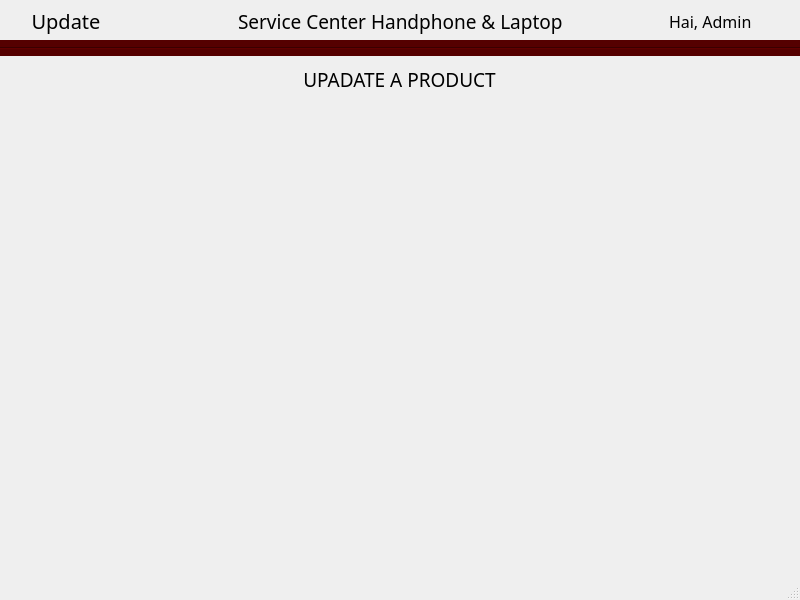
<?xml version="1.0" encoding="UTF-8"?>
<ui version="4.0">
 <class>MainWindow</class>
 <widget class="QMainWindow" name="MainWindow">
  <property name="geometry">
   <rect>
    <x>0</x>
    <y>0</y>
    <width>800</width>
    <height>600</height>
   </rect>
  </property>
  <property name="windowTitle">
   <string>MainWindow</string>
  </property>
  <widget class="QWidget" name="centralwidget">
   <widget class="Line" name="line">
    <property name="geometry">
     <rect>
      <x>0</x>
      <y>40</y>
      <width>801</width>
      <height>16</height>
     </rect>
    </property>
    <property name="sizePolicy">
     <sizepolicy hsizetype="Fixed" vsizetype="Fixed">
      <horstretch>0</horstretch>
      <verstretch>0</verstretch>
     </sizepolicy>
    </property>
    <property name="font">
     <font>
      <pointsize>8</pointsize>
     </font>
    </property>
    <property name="styleSheet">
     <string notr="true">
background-color: rgb(85, 0, 0);</string>
    </property>
    <property name="lineWidth">
     <number>1</number>
    </property>
    <property name="orientation">
     <enum>Qt::Horizontal</enum>
    </property>
   </widget>
   <widget class="QWidget" name="layoutWidget">
    <property name="geometry">
     <rect>
      <x>0</x>
      <y>0</y>
      <width>801</width>
      <height>42</height>
     </rect>
    </property>
    <layout class="QHBoxLayout" name="horizontalLayout">
     <item>
      <widget class="QLabel" name="label_3">
       <property name="font">
        <font>
         <family>Lucida Calligraphy</family>
         <pointsize>15</pointsize>
        </font>
       </property>
       <property name="text">
        <string>Update</string>
       </property>
       <property name="alignment">
        <set>Qt::AlignCenter</set>
       </property>
      </widget>
     </item>
     <item>
      <spacer name="horizontalSpacer_2">
       <property name="orientation">
        <enum>Qt::Horizontal</enum>
       </property>
       <property name="sizeType">
        <enum>QSizePolicy::Fixed</enum>
       </property>
       <property name="sizeHint" stdset="0">
        <size>
         <width>100</width>
         <height>20</height>
        </size>
       </property>
      </spacer>
     </item>
     <item>
      <widget class="QLabel" name="label_2">
       <property name="font">
        <font>
         <family>Imprint MT Shadow</family>
         <pointsize>14</pointsize>
        </font>
       </property>
       <property name="text">
        <string>Service Center Handphone &amp; Laptop</string>
       </property>
      </widget>
     </item>
     <item>
      <spacer name="horizontalSpacer">
       <property name="orientation">
        <enum>Qt::Horizontal</enum>
       </property>
       <property name="sizeType">
        <enum>QSizePolicy::Minimum</enum>
       </property>
       <property name="sizeHint" stdset="0">
        <size>
         <width>100</width>
         <height>20</height>
        </size>
       </property>
      </spacer>
     </item>
     <item>
      <widget class="QLabel" name="label">
       <property name="font">
        <font>
         <family>Lucida Calligraphy</family>
         <pointsize>12</pointsize>
        </font>
       </property>
       <property name="text">
        <string>Hai, Admin</string>
       </property>
      </widget>
     </item>
    </layout>
   </widget>
   <widget class="QLabel" name="label_4">
    <property name="geometry">
     <rect>
      <x>0</x>
      <y>60</y>
      <width>799</width>
      <height>39</height>
     </rect>
    </property>
    <property name="font">
     <font>
      <family>Imprint MT Shadow</family>
      <pointsize>14</pointsize>
     </font>
    </property>
    <property name="text">
     <string>UPADATE A PRODUCT</string>
    </property>
    <property name="alignment">
     <set>Qt::AlignCenter</set>
    </property>
   </widget>
  </widget>
  <widget class="QMenuBar" name="menubar">
   <property name="geometry">
    <rect>
     <x>0</x>
     <y>0</y>
     <width>800</width>
     <height>21</height>
    </rect>
   </property>
  </widget>
  <widget class="QStatusBar" name="statusbar"/>
 </widget>
 <resources/>
 <connections/>
</ui>
